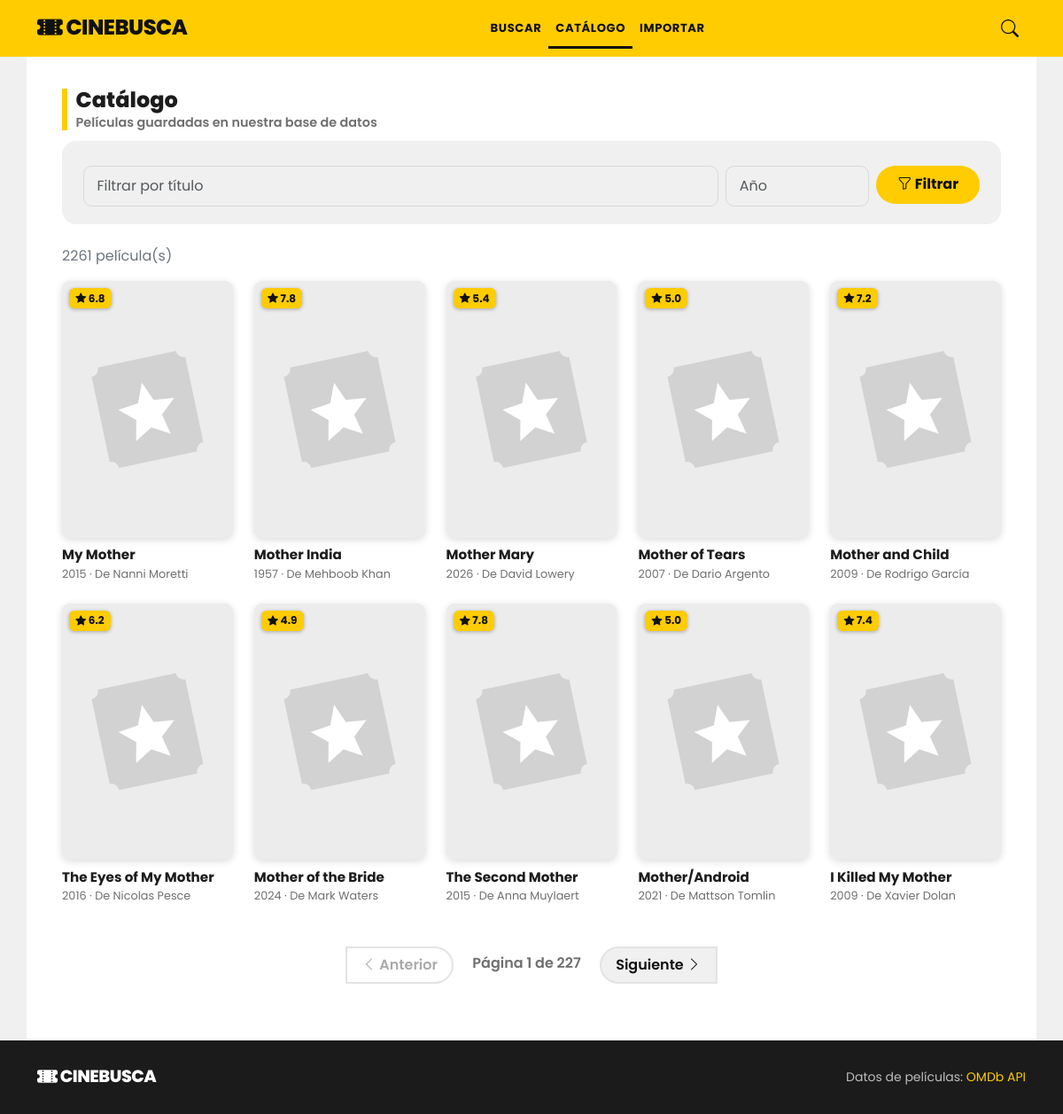
/catalog, run on the app's committed database.
### app/models.py (models this page shows)
class Pelicula(Base):
    __tablename__ = "pelicula"
    id: Mapped[str] = mapped_column(String(20), primary_key=True)  # imdbID de OMDb
    titulo: Mapped[str] = mapped_column(String(300), nullable=False, index=True)
    anio: Mapped[str | None] = mapped_column(String(20))
    poster: Mapped[str | None] = mapped_column(Text)
    omdb: Mapped[dict] = mapped_column(JSON, nullable=False)
    fecha_alta: Mapped[datetime] = mapped_column(DateTime, default=ahora, nullable=False, index=True)
    comentarios: Mapped[list[Comentario]] = relationship(
        back_populates="pelicula", cascade="all, delete-orphan", order_by="desc(Comentario.fecha)",
    )
    calificaciones: Mapped[list[Calificacion]] = relationship(back_populates="pelicula", cascade="all, delete-orphan")

### app/controllers/catalog.py (the view)
@router.get("/catalog", response_class=HTMLResponse)
def catalog(
    request: Request, title: str = "", year: str = "", page: int = Query(1, ge=1), db: Session = Depends(get_db),
):
    result = MovieRepository(db).list(title, year, page)
    return render(request, "catalog.html", active="catalog", title=title, year=year, result=result)

### app/views/templates/catalog.html (shortened to what this page needs)
{% extends "base.html" %}
{% from "_macros.html" import results_grid, pagination with context %}
{% block content %}
<h1 class="section-title">Catálogo
  <small>Películas guardadas en nuestra base de datos</small>
</h1>
<form method="get" action="/catalog" class="sc-box row g-2 mb-4 mx-0" role="search">
  <div class="col-12 col-md">
    <input class="form-control" name="title" type="search" placeholder="Filtrar por título" value="{{ title }}">
  </div>
  <div class="col-7 col-md-2">
    <input class="form-control" name="year" type="number" placeholder="Año" min="1888" max="2100" value="{{ year }}">
  </div>
  <div class="col-5 col-md-auto">
    <button class="btn btn-sc w-100" type="submit"><i class="bi bi-funnel"></i> Filtrar</button>
  </div>
</form>
{% if result['total'] == 0 %}
  <div class="alert alert-secondary" role="status">
    {% if title or year %}Ninguna película del catálogo coincide con ese filtro.
    {% else %}El catálogo está vacío: abre el detalle de cualquier película y se guardará aquí.{% endif %}
  </div>
{% else %}
  <p class="text-secondary">{{ result['total'] }} película(s)</p>
  {{ results_grid(result) }}
  {{ pagination(result['page'], result['pages']) }}
{% endif %}
{% endblock %}

### app/views/templates/base.html (shortened to what this page needs)
<!doctype html>
<html lang="es">
<head>
  <link href="https://cdn.jsdelivr.net/npm/bootstrap@5.3.3/dist/css/bootstrap.min.css" rel="stylesheet">
  <link href="https://cdn.jsdelivr.net/npm/bootstrap-icons@1.11.3/font/bootstrap-icons.min.css" rel="stylesheet">
  <link rel="stylesheet" href="{{ request.url_for('static', path='styles.css') }}">
</head>
<body class="d-flex flex-column min-vh-100">
  <header class="sc-header">
    <nav class="navbar navbar-expand-md sc-navbar">
      <div class="container">
        <a class="navbar-brand sc-brand" href="/"><i class="bi bi-ticket-perforated-fill"></i> CineBusca</a>
        <div class="collapse navbar-collapse" id="nav">
          <ul class="navbar-nav sc-nav mx-auto">
            <li class="nav-item"><a class="nav-link{% if active == 'search' %} active{% endif %}" href="/">Buscar</a></li>
            <li class="nav-item"><a class="nav-link{% if active == 'catalog' %} active{% endif %}" href="/catalog">Catálogo</a></li>
            <li class="nav-item"><a class="nav-link{% if active == 'import' %} active{% endif %}" href="/import">Importar</a></li>
          </ul>
          <a class="sc-icon-link" href="/" aria-label="Buscar"><i class="bi bi-search"></i></a>
        </div>
      </div>
    </nav>
  </header>
  <main class="flex-grow-1">
    <div class="container sc-content">
      {% block content %}{% endblock %}
    </div>
  </main>
  <footer class="sc-footer">
    <div class="container d-flex flex-wrap justify-content-between align-items-center gap-2 py-4">
      <span class="sc-brand sc-brand--footer"><i class="bi bi-ticket-perforated-fill"></i> CineBusca</span>
      <span class="small">Datos de películas: <a href="https://www.omdbapi.com/" target="_blank" rel="noopener">OMDb API</a></span>
    </div>
  </footer>
</body>
</html>

### app/views/templates/_macros.html (shortened to what this page needs)
{% macro poster(src, title, class='') -%}
  <img class="poster {{ class }}" src="{{ src or request.url_for('static', path='no-poster.svg') }}"
       alt="Póster de {{ title }}" loading="lazy"
       onerror="this.onerror=null;this.src='{{ request.url_for('static', path='no-poster.svg') }}'">
{%- endmacro %}
{% macro movie_card(m) %}
  <div class="col">
    <a class="movie-card d-block text-decoration-none" href="/movies/{{ m.id }}">
      <div class="poster-wrap">
        {{ poster(m.poster, m.title, 'w-100') }}
        {% if m.rating %}<span class="rating-badge"><i class="bi bi-star-fill"></i> {{ m.rating }}</span>{% endif %}
      </div>
      <h2 class="card-title">{{ m.title }}</h2>
      <div class="card-sub">{{ m.year or '' }}{% if m.director %} · De {{ m.director }}{% endif %}</div>
    </a>
  </div>
{% endmacro %}
{% macro results_grid(result) %}
  <div class="row row-cols-2 row-cols-sm-3 row-cols-md-4 row-cols-lg-5 g-4">
    {% for m in result['items'] %}{{ movie_card(m) }}{% endfor %}
  </div>
{% endmacro %}
{% macro pagination(page, pages) %}
  {% if pages > 1 %}
  <nav aria-label="Paginación" class="mt-5">
    <ul class="pagination justify-content-center">
      <li class="page-item{% if page <= 1 %} disabled{% endif %}">
        <a class="page-link" href="{{ request.url.include_query_params(page=page - 1) }}"><i class="bi bi-chevron-left"></i> Anterior</a>
      </li>
      <li class="page-item is-label disabled"><span class="page-link">Página {{ page }} de {{ pages }}</span></li>
      <li class="page-item{% if page >= pages %} disabled{% endif %}">
        <a class="page-link" href="{{ request.url.include_query_params(page=page + 1) }}">Siguiente <i class="bi bi-chevron-right"></i></a>
      </li>
    </ul>
  </nav>
  {% endif %}
{% endmacro %}

### app/static/styles.css (style rules this page uses)
:root { --sc-yellow: #fecc00; --sc-yellow-dark: #e6b800; --sc-dark: #1b1b1b; --sc-bg: #f0f0f0; --sc-text: #1c1c1c; --sc-muted: #6f6f6f; --sc-line: #e3e3e3; --bs-body-font-family: "Poppins", system-ui, -apple-system, "Segoe UI", Roboto, sans-serif; --bs-body-color: var(--sc-text); --bs-body-bg: var(--sc-bg); --bs-link-color-rgb: 28, 28, 28; --bs-link-hover-color-rgb: 0, 0, 0; }
body { background: var(--sc-bg); color: var(--sc-text); }
.container { max-width: 1140px; }
.sc-content { background: #fff; padding: 1.75rem 1.5rem 2.5rem; min-height: 60vh; }
@media (min-width: 768px) { .sc-content { padding: 2.25rem 2.5rem 3rem; } }
.sc-navbar { background: var(--sc-yellow); padding: .35rem 0; }
.sc-brand { font-weight: 800; font-size: 1.5rem; letter-spacing: -.5px; text-transform: uppercase; color: #111 !important; }
.sc-brand .bi { font-size: 1.2em; vertical-align: -.1em; }
.sc-nav .nav-link { color: #111; font-weight: 700; text-transform: uppercase; font-size: .82rem; letter-spacing: .6px; padding: .8rem 1rem; }
.sc-nav .nav-link:hover, .sc-nav .nav-link.active { color: #111; box-shadow: inset 0 -3px 0 #111; }
.sc-icon-link { color: #111; font-size: 1.25rem; padding: .25rem .5rem; }
.section-title { font-weight: 800; font-size: 1.5rem; line-height: 1.1; border-left: 6px solid var(--sc-yellow); padding-left: .6rem; margin: 0 0 1.25rem; }
.section-title small { font-weight: 600; font-size: .9rem; color: var(--sc-muted); display: block; margin-top: .25rem; }
.btn-sc { background: var(--sc-yellow); color: #111; font-weight: 700; border: 0; border-radius: 999px; padding: .6rem 1.5rem; }
.form-control, .form-select { border-radius: .6rem; border-color: #d9d9d9; padding: .65rem .9rem; }
.sc-box { background: var(--sc-bg); border-radius: 1rem; padding: 1.25rem; }
.movie-card { color: var(--sc-text); }
.movie-card .poster-wrap { position: relative; }
.poster { aspect-ratio: 2 / 3; object-fit: cover; background: #e9e9e9; border-radius: .6rem; box-shadow: 0 2px 8px rgba(0, 0, 0, .15); transition: transform .15s ease, box-shadow .15s ease; }
.movie-card .card-title { font-weight: 700; font-size: .95rem; line-height: 1.25; margin: .6rem 0 .15rem; }
.movie-card .card-sub { color: var(--sc-muted); font-size: .8rem; }
.rating-badge { position: absolute; top: .5rem; left: .5rem; background: var(--sc-yellow); color: #111; font-weight: 700; font-size: .75rem; border-radius: .4rem; padding: .15rem .45rem; box-shadow: 0 1px 4px rgba(0, 0, 0, .3); }
.pagination { gap: .4rem; }
.pagination .page-link { color: #111; font-weight: 600; border: 2px solid var(--sc-line); border-radius: 999px; padding: .45rem 1rem; }
.pagination .page-item.disabled .page-link { color: #aaa; background: #fff; border-color: var(--sc-line); }
.pagination .page-item.is-label .page-link { border: 0; color: var(--sc-muted); font-weight: 600; }
.sc-footer { background: var(--sc-dark); color: #bdbdbd; }
.sc-footer a { color: var(--sc-yellow); text-decoration: none; }
.sc-brand--footer { color: #fff !important; font-size: 1.2rem; }

### data on the page
Pelicula: rating "6.8", title "My Mother", anio "2015", director "Nanni Moretti"
Pelicula: rating "7.8", title "Mother India", anio "1957", director "Mehboob Khan"
Pelicula: rating "5.4", title "Mother Mary", anio "2026", director "David Lowery"
Pelicula: rating "5.0", title "Mother of Tears", anio "2007", director "Dario Argento"
Pelicula: rating "7.2", title "Mother and Child", anio "2009", director "Rodrigo García"
Pelicula: rating "6.2", title "The Eyes of My Mother", anio "2016", director "Nicolas Pesce"
Pelicula: rating "4.9", title "Mother of the Bride", anio "2024", director "Mark Waters"
Pelicula: rating "7.8", title "The Second Mother", anio "2015", director "Anna Muylaert"
Pelicula: rating "5.0", title "Mother/Android", anio "2021", director "Mattson Tomlin"
Pelicula: rating "7.4", title "I Killed My Mother", anio "2009", director "Xavier Dolan"

### other printed values
{{ result['total'] }} "2261"
{{ page }} "1"
{{ pages }} "227"
